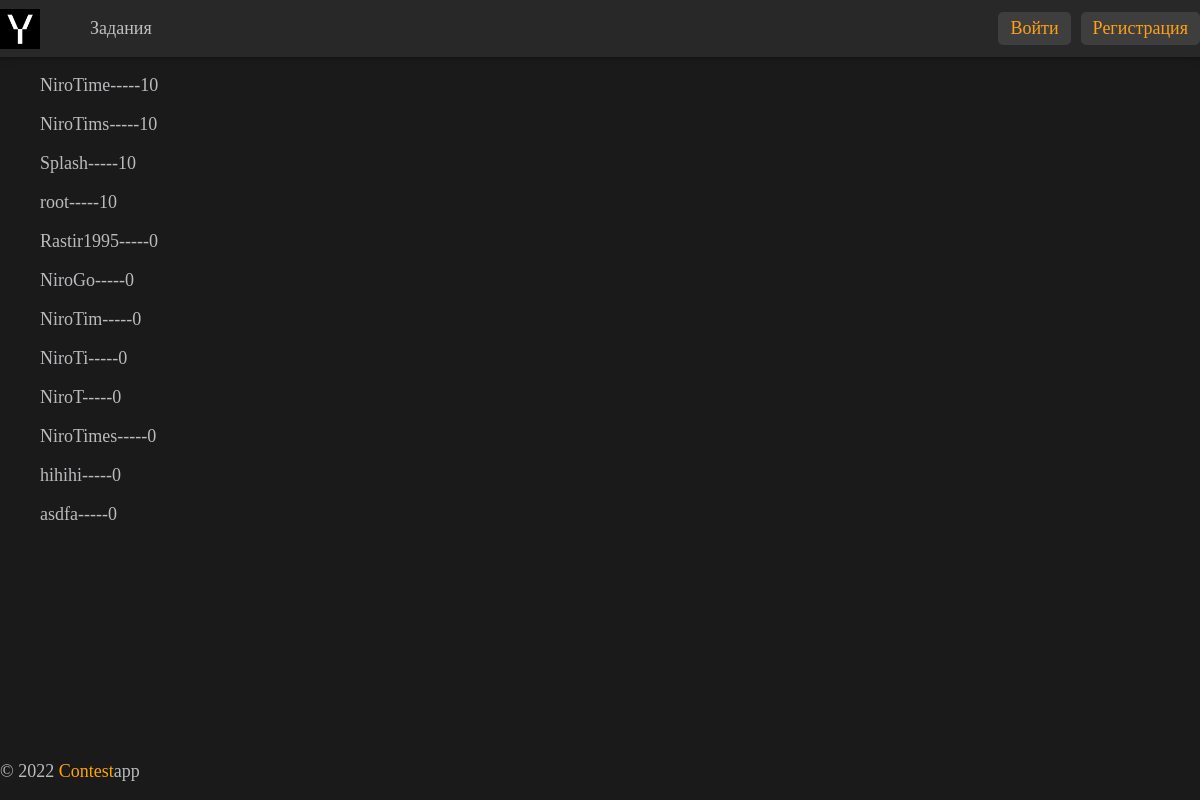
The app's page /, older data.
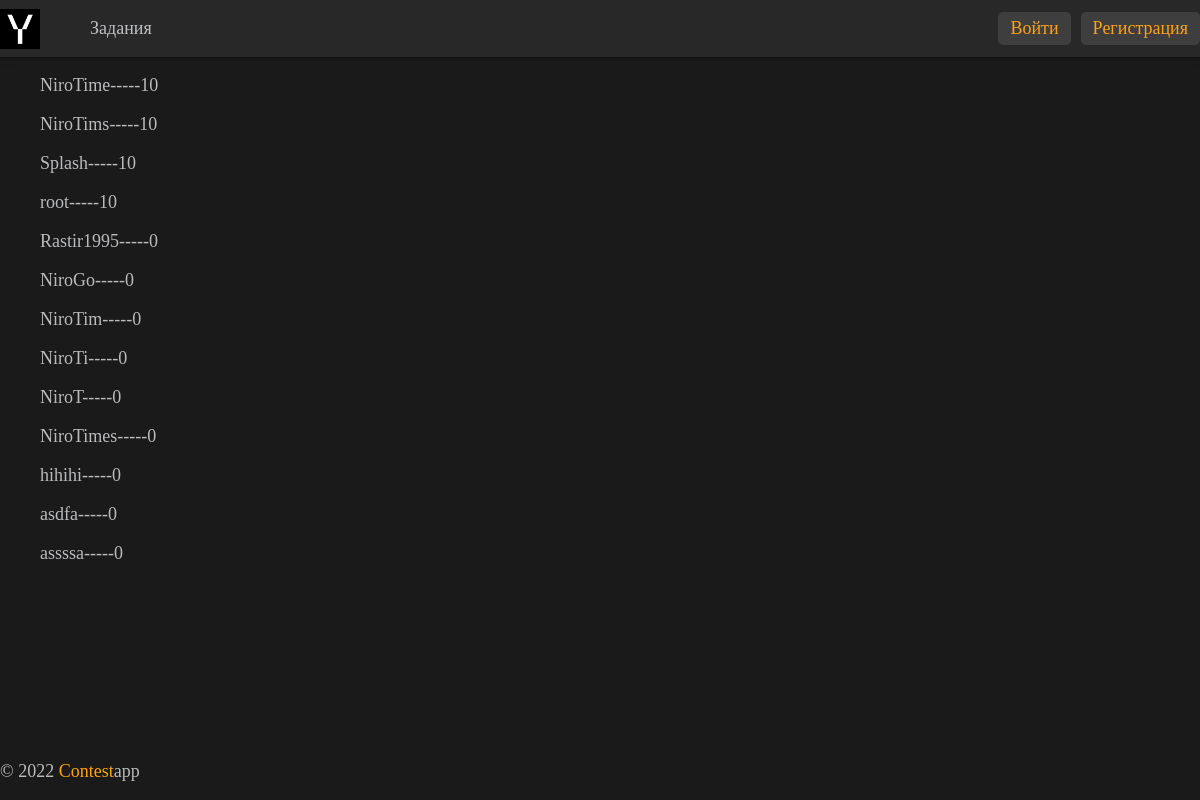
The same page, newer data.
### users/models.py (models this page shows, shortened)
class Profile(models.Model):
    user = models.OneToOneField(
        User,
        on_delete=models.CASCADE,
        related_name='profile',
    )
    avatar = ImageField(upload_to="photos/%Y/%m/%d/", blank=True)
    rating = models.IntegerField(default=0, editable=False)

### tasks/views.py (the view)
# urls.py: path('', index, name='index'),
def index(request):
    template = 'tasks/index.html'
    top_users = Profile.objects.all(
    ).order_by(
        '-rating'
    )[:settings.TOP_RANK_PLAYERS_LIMIT].select_related('user')
    context = {
        'top_users': top_users,
        'title': 'Контест апп'
    }
    if request.user.is_authenticated:
        user = request.user
        following = user.following.all().select_related(
            'author'
        ).prefetch_related('author__actions')
        context['following'] = following
    return render(request, template, context=context)

### templates/tasks/index.html (shortened to what this page needs)
{% extends 'base.html' %}
{% block content %}
  <div class="container py-5">
    {% for profile in top_users %}
    <ul>
      <li>{{ profile.user }}-----{{ profile.rating }}</li>
    </ul>
    {% endfor %}
  </div>
{% endblock %}

Row changes from the older to the newer data that the page shows:
added Profile: user "assssa", rating "0"
